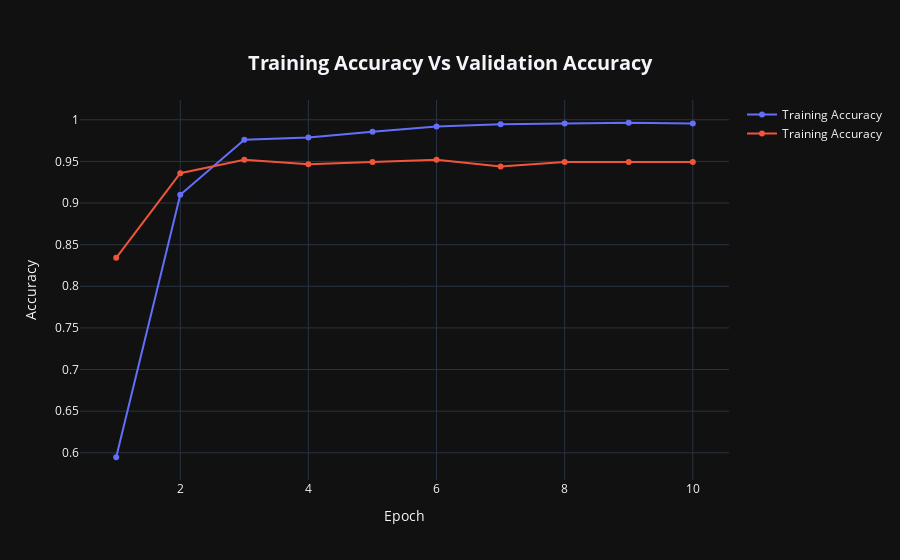

Notebook cell for this chart:
### Code cell
fig = go.Figure()
fig.add_trace(go.Scatter(x=acc_loss_df['Epoch'],
                         y=acc_loss_df['Train Accuracy'],
                         mode='lines+markers',
                         name='Training Accuracy'
                         ))
fig.add_trace(go.Scatter(x=acc_loss_df['Epoch'],
                         y=acc_loss_df['Validation Accuracy'],
                         mode='lines+markers',
                         name='Training Accuracy'
                         ))
fig.update_layout(title = {'text': "<b>Training Accuracy Vs Validation Accuracy</b>\n",
                           'xanchor': 'center',
                           'yanchor': 'top',
                           'y':0.9,'x':0.5,},
                  xaxis_title="Epoch",
                  yaxis_title = "Accuracy",
                  title_font = dict(size = 20))

fig.layout.template = 'plotly_dark'
fig.show()

### Figure 1 — Plotly figure (JSON) as saved in the notebook; plotly's stock layout.template omitted (floating-point values rounded to 4 significant figures)
{"data": [{"mode": "lines+markers", "name": "Training Accuracy", "type": "scatter", "x": [1, 2, 3, 4, 5, 6, 7, 8, 9, 10], "y": [0.5946, 0.9098, 0.9759, 0.9786, 0.9857, 0.992, 0.9946, 0.9955, 0.9964, 0.9955]}, {"mode": "lines+markers", "name": "Training Accuracy", "type": "scatter", "x": [1, 2, 3, 4, 5, 6, 7, 8, 9, 10], "y": [0.8342, 0.9358, 0.9519, 0.9465, 0.9492, 0.9519, 0.9439, 0.9492, 0.9492, 0.9492]}], "layout": {"title": {"font": {"size": 20}, "text": "<b>Training Accuracy Vs Validation Accuracy</b>\n", "x": 0.5, "xanchor": "center", "y": 0.9, "yanchor": "top"}, "xaxis": {"title": {"text": "Epoch"}}, "yaxis": {"title": {"text": "Accuracy"}}}}
